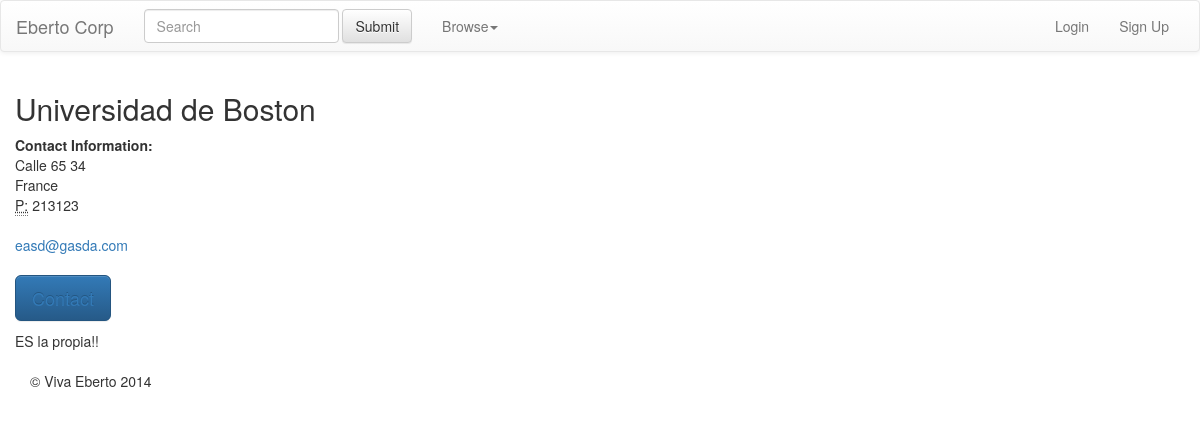
The app's page /institution/1/, older data.
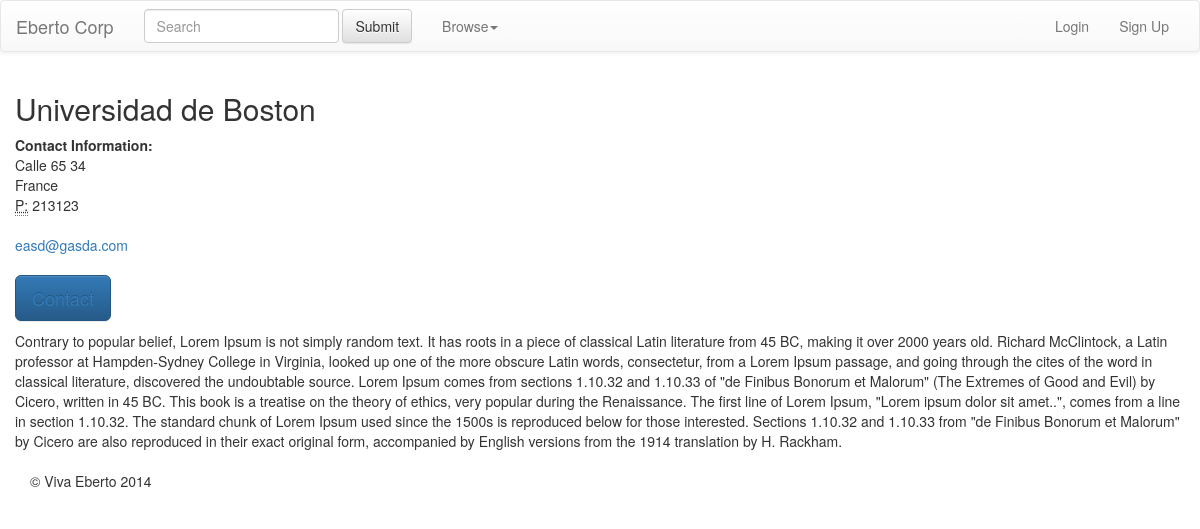
The same page, newer data.
### institution/models.py (models this page shows, shortened)
class Institution(models.Model):
    client = models.ForeignKey(ClientProfile)
    name_institution = models.CharField(max_length=114, unique=True)
    docfile = models.FileField(upload_to='profiles/', blank=True, null=True)
    short_description = models.TextField(max_length=255, null=True)
    slug = models.SlugField(unique=True, max_length=255)
    location = models.ForeignKey(Location)
    address = models.CharField(max_length=254, blank=True, null=True)
    contact_email = models.EmailField(blank=True, null=True)
    contact_website = models.CharField(max_length=255, blank=True)
    phone = models.IntegerField(max_length=10, blank=True, null=True)
    content = models.TextField(max_length=2000, null=True)
    published = models.BooleanField(default=True)
    is_premium = models.BooleanField(default=False)
    is_featured = models.BooleanField(default=False)
    type_institution = models.CharField(max_length=40, choices=INSTITUTION_TYPES, null=True)
    level_study = models.ManyToManyField(StudyLevel, null=True)
    course_language = models.ManyToManyField(LanguageCourse, null=True)
    study_area = models.ManyToManyField(StudyArea, null=True)
    created = models.DateTimeField(auto_now_add=True)
    class Meta:
        ordering = ['-name_institution']
        """ def __unicode__(self):
        return '%s %s %s %s %s %s %s %s %s %s %s %s %s %s %s %s %s' % (self.client, self.name_institution, self.address, self.location, self.slug, self.contact_email,
        self.contact_website, self.short_description, self.content, self.published, self.is_premium,
        self.is_featured, self.created, self.type_institution, self.level_study, self.study_area, self.course_language)"""
    def __unicode__(self):
        return '%s' % self.name_institution
    def get_contact_email(self):
    	if self.contact_email:
    		return self.contact_email

### variables/models.py (models this page shows)
class Location(models.Model):
    country = models.CharField(max_length=100, unique=True)
    def __unicode__(self):
        return self.country

### institution/views.py (the view)
# urls.py: url(r'^(?P<slug>[\w\-]+)/$', views.DetailView.as_view(), name='country_detail'),
class DetailView(generic.DetailView):
    model = Institution
    template_name = 'institution/detail.html'

### templates/institution/detail.html (shortened to what this page needs)
{% extends 'base.html' %}
{% block content %}
<div class="span12">
<h2>{{ institution.name_institution }}</h2>
<address>
  <strong>Contact Information:</strong><br>
  {{ institution.address }}<br>
  {{ institution.location }}<br>
  <abbr title="Phone">P:</abbr> {{ institution.phone }}
</address>
<address>
<a href="mailto:{{ institution.get_contact_email }}">{{ institution.contact_email }}</a>
</address>
<p> <button type="button" class="btn btn-primary btn-lg"><a href="{% url 'contacts:enquiry_form' institution.id %}">Contact</a></button> </p>
<p>{{ institution.content }}</p>
</div>
{% endblock %}

### templates/base.html (shortened to what this page needs)
<!DOCTYPE html>
<html lang="en">
    <head>
        <link rel="stylesheet" href="/static/css/main.css">
        <link rel="stylesheet" href="//netdna.bootstrapcdn.com/bootstrap/3.1.1/css/bootstrap.min.css">
        <link rel="stylesheet" href="//netdna.bootstrapcdn.com/bootstrap/3.1.1/css/bootstrap-theme.min.css">
    </head>
    <body>
<nav class="navbar navbar-default" role="navigation">
  <div class="container-fluid">
    <div class="navbar-header">
      <a class="navbar-brand" href="#">Eberto Corp</a>
    </div>
    <div class="collapse navbar-collapse" id="bs-example-navbar-collapse-1">
      <form class="navbar-form navbar-left" role="search" action="/institution/results?q=" >
        <div class="form-group">
          <input type="text" class="form-control" name="q" id="id_q" placeholder="Search">
        </div>
        <button type="submit" class="btn btn-default">Submit</button>
      </form>
       <ul class="nav navbar-nav">
        <li class="dropdown">
          <a href="#" class="dropdown-toggle" data-toggle="dropdown">Browse<b class="caret"></b></a>
        </li>
      </ul>
      <ul class="nav navbar-nav navbar-right">
        {% if request.user.is_authenticated %}
        <li> <a href="{% url 'user_profile' slug=user.username %}"><b>{{ user.profile.user }} </b></a> </li>
        <li> <a href="/accounts/logout/" class="pull-right">Logout</a></li>
        <!--{% if request.user.profile.account_verified %}  {% else %} (u)
        {% endif %} -->
        {% else %}
        <li> <a href="/accounts/login/" class="pull-right">Login</a></li>
        <li> <a href="/accounts/signup/" class="pull-right">Sign Up</a></li>
        {% endif %}
      </ul>
    </div>
  </div>
</nav>
<div class="container">
            <div class="row">
                {% block content %}{% endblock %}
            </div>
            <footer>
                <p><p>&copy; Viva Eberto 2014</p></p>
            </footer>
  </div>
    </body>
</html>

Row changes from the older to the newer data that the page shows:
changed Institution "Universidad de Boston": content "ES la propia!!" → "Contrary to popular belief, Lorem Ipsum is not simply random text. It has roots in a piece of classical Latin literature from 45 BC, making it over 2000 years old. Richard McClintock, a Latin professor at Hampden-Sydney College in Virginia, looked up one of the more obscure Latin words, consectetur, from a Lorem Ipsum passage, and going through the cites of the word in classical literature, discovered the undoubtable source. Lorem Ipsum comes from sections 1.10.32 and 1.10.33 of \"de Finibus Bonorum et Malorum\" (The Extremes of Good and Evil) by Cicero, written in 45 BC. This book is a treatise on the theory of ethics, very popular during the Renaissance. The first line of Lorem Ipsum,…"
